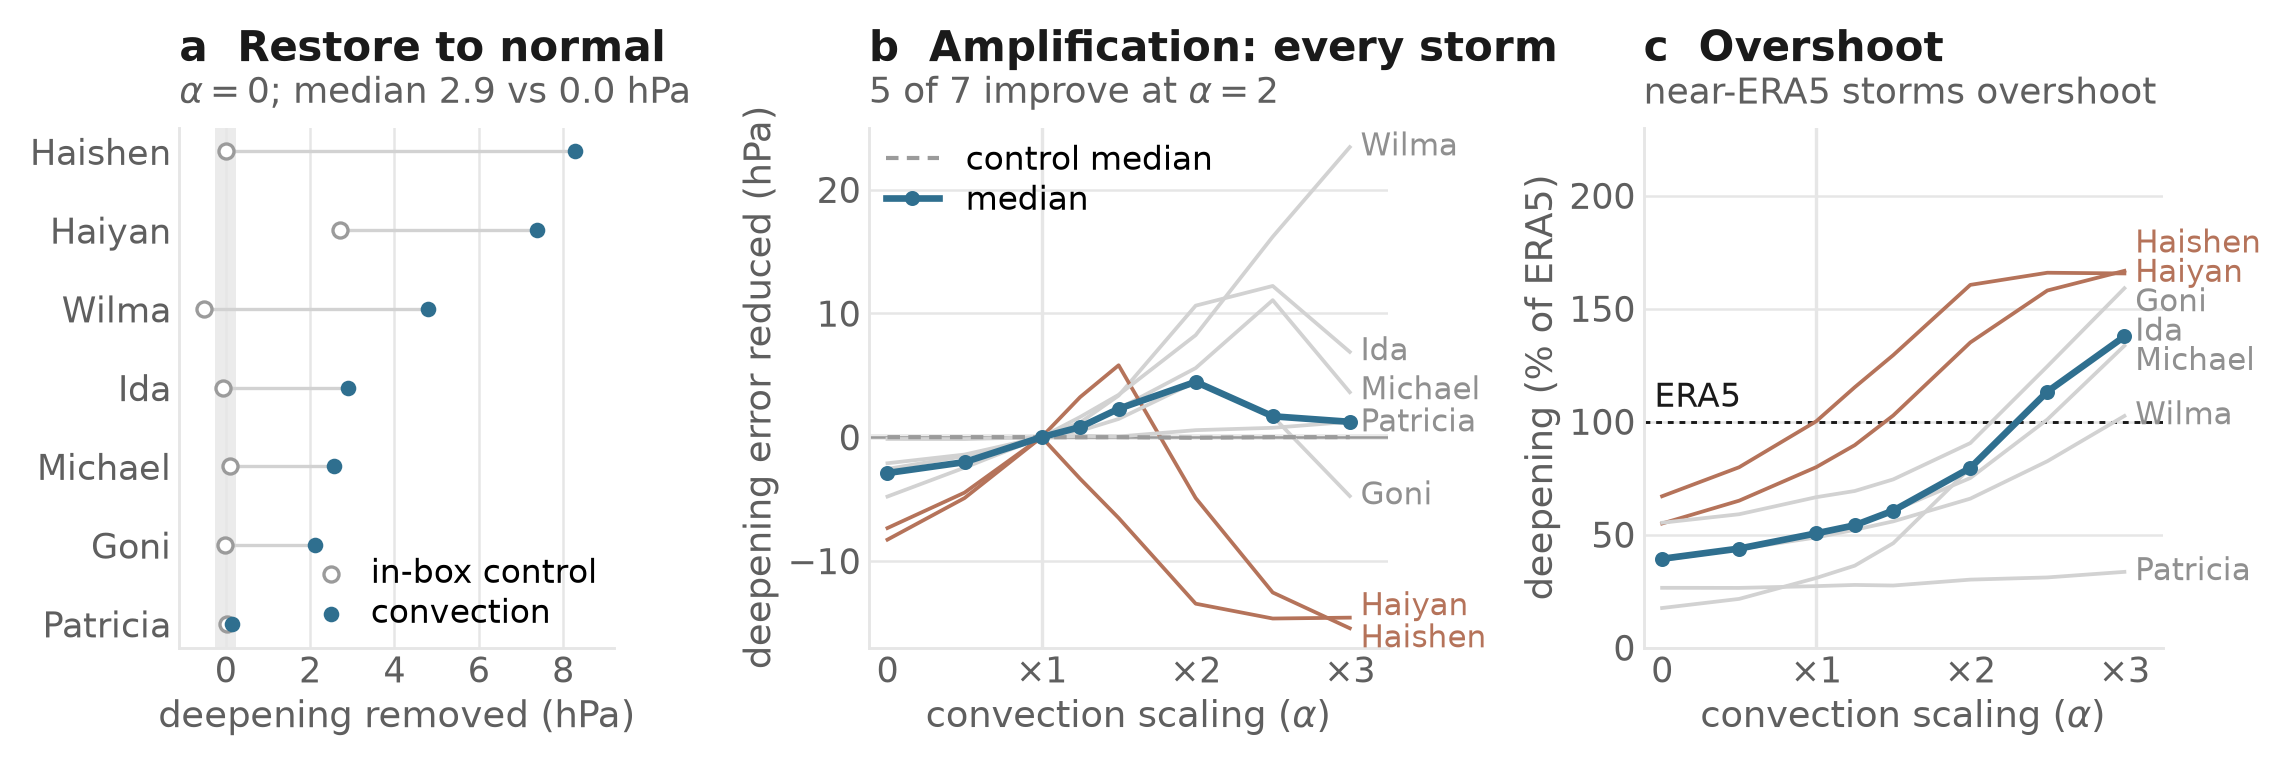

This figure's Python source:
"""Figure 2 rebuilt from the J1 controlled gain sweep (Rorqual H100, deterministic ops).

Every storm is drawn at every gain, against the in-box control at the same gain, so the
figure shows the outcome distribution rather than the best storm.

Data: results/skill/suff_ctl/rev_verdict.json (fb11347), floor from J4 (0.25 hPa).
Run from the repository root: python figures/main_claims/fig2_interventions.py

Outputs: figures/main_claims/fig2_interventions.{pdf,png}
"""
from __future__ import annotations

import json
import sys
from pathlib import Path

import matplotlib
matplotlib.use("Agg")
import matplotlib.pyplot as plt
import numpy as np

HERE = Path(__file__).resolve().parent
ROOT = HERE.parents[1]
sys.path.insert(0, str(ROOT / "figures"))
from paper_palette import BG, INK, MUTED, FAINT, GRIDC, BLUE, GREY, PALE

TITLE, SUB, TICK, LAB, NOTE = 10.0, 8.6, 8.4, 8.8, 8.0
SALMON = "#b5735a"   # storms that overshoot
CTRL = "#9b9b9b"

V = json.load(open(ROOT / "results/skill/suff_ctl/rev_verdict.json"))
M, FLOOR = V["metrics"], V["floor"]
STORMS = [s for s in M if not M[s]["nondev"]]
NICE = {"ida2021": "Ida", "michael2018": "Michael", "haishen2020": "Haishen",
        "goni2020": "Goni", "haiyan2013": "Haiyan", "patricia2015": "Patricia",
        "wilma2005": "Wilma"}
GAINS = [0, 0.5, 1, 1.25, 1.5, 2, 2.5, 3]
OVER = {"haishen2020", "haiyan2013"}

# data gate: seven developers, every arm present, finite, gain 1 is the baseline
assert len(STORMS) == 7, STORMS
for s in STORMS:
    a = M[s]["arms"]
    for g in GAINS:
        for arm in ("gain-%g" % g, "rand-gain-%g" % g):
            if arm == "rand-gain-1" and arm not in a:
                continue
            assert arm in a and np.isfinite(a[arm]["dep_err"]), (s, arm)
    assert a["gain-1"]["deepen"] == a["baseline"]["deepen"], s


def arm(s, g, ctl=False):
    a = M[s]["arms"]
    if g == 1:
        return a["baseline"]
    return a[("rand-gain-%g" if ctl else "gain-%g") % g]


def err_red(s, g, ctl=False):   # reduction in |deepening error| vs baseline, hPa
    return M[s]["arms"]["baseline"]["dep_err"] - arm(s, g, ctl)["dep_err"]


def pct_era(s, g):
    return 100 * arm(s, g)["deepen"] / M[s]["era_deepen"]


def dress(ax, title, sub, xlabel="", ylabel="", grid="y"):
    ax.set_facecolor(BG)
    ax.set_title(title, fontsize=TITLE, color=INK, weight="bold", pad=16, loc="left")
    ax.text(0, 1.03, sub, transform=ax.transAxes, fontsize=SUB, color=MUTED,
            ha="left", va="bottom")
    ax.set_xlabel(xlabel, fontsize=LAB, color=MUTED, labelpad=2)
    ax.set_ylabel(ylabel, fontsize=LAB, color=MUTED, labelpad=2)
    ax.tick_params(axis="both", labelsize=TICK, colors=MUTED, length=0, pad=2)
    for side in ("top", "right"):
        ax.spines[side].set_visible(False)
    for side in ("bottom", "left"):
        ax.spines[side].set_color(GRIDC); ax.spines[side].set_linewidth(.7)
    ax.grid(axis=grid, color=GRIDC, lw=.6, zorder=0)
    ax.set_axisbelow(True)


def gain_axis(ax):
    ax.set_xlim(-.12, 3.25); ax.set_xticks([0, 1, 2, 3], ["0", "×1", "×2", "×3"])
    ax.axvline(1, color=GRIDC, lw=.8, zorder=1)


def end_labels(ax, ends, minsep):
    """Label each storm at the right end of its line, spread apart by minsep (data units)."""
    ends = sorted(ends, key=lambda kv: kv[1])
    pos = [y for _, y in ends]
    for _ in range(50):
        for i in range(1, len(pos)):
            if pos[i] - pos[i - 1] < minsep:
                mid = (pos[i] + pos[i - 1]) / 2
                pos[i - 1], pos[i] = mid - minsep / 2, mid + minsep / 2
    for (s, _), y in zip(ends, pos):
        ax.text(GAINS[-1] + .07, y, NICE[s], fontsize=NOTE - .6, va="center", ha="left",
                color=SALMON if s in OVER else FAINT)


def figure2():
    fig, axes = plt.subplots(1, 3, figsize=(7.6, 2.75), facecolor=BG,
                             gridspec_kw=dict(width_ratios=[.92, 1.1, 1.1]))

    # a: restore to normal, treatment vs in-box control, per storm
    ax = axes[0]
    conv = np.array([arm(s, 0)["d_deepen"] for s in STORMS])
    ctrl = np.array([arm(s, 0, ctl=True)["d_deepen"] for s in STORMS])
    order = np.argsort(conv); y = np.arange(7)
    ax.axvspan(-FLOOR, FLOOR, color=GRIDC, alpha=.8, lw=0, zorder=1)
    for yi, i in zip(y, order):
        ax.plot([ctrl[i], conv[i]], [yi, yi], color=PALE, lw=.8, zorder=2)
    ax.scatter(ctrl[order], y, s=13, facecolor=BG, edgecolor=GREY, linewidth=.8,
               zorder=4, label="in-box control")
    ax.scatter(conv[order], y, s=14, color=BLUE, linewidth=0, zorder=4, label="convection")
    ax.set_yticks(y); ax.set_yticklabels([NICE[STORMS[i]] for i in order],
                                         fontsize=TICK, color=INK)
    ax.set_xlim(-1.1, 9.2); ax.set_xticks([0, 2, 4, 6, 8])
    dress(ax, "a  Restore to normal",
          "$\\alpha=0$; median %.1f vs %.1f hPa" % (np.median(conv), np.median(ctrl)),
          "deepening removed (hPa)", grid="x")
    ax.legend(frameon=False, fontsize=NOTE, loc="lower right", handletextpad=.2,
              labelspacing=.2, borderpad=0)

    # b: change in deepening error vs gain, every storm
    ax = axes[1]
    ax.axhspan(-FLOOR, FLOOR, color=GRIDC, alpha=.8, lw=0, zorder=1)
    ax.axhline(0, color=GREY, lw=.6, zorder=2)
    ends = []
    for s in STORMS:
        e = [err_red(s, g) for g in GAINS]
        ax.plot(GAINS, e, color=SALMON if s in OVER else PALE, lw=.9, zorder=3)
        ends.append((s, e[-1]))
    med = [np.median([err_red(s, g) for s in STORMS]) for g in GAINS]
    cmed = [np.median([err_red(s, g, ctl=True) for s in STORMS]) for g in GAINS]
    ax.plot(GAINS, cmed, color=CTRL, lw=1.0, ls=(0, (3, 2)), zorder=4, label="control median")
    ax.plot(GAINS, med, color=BLUE, lw=1.6, marker="o", ms=2.6, zorder=5, label="median")
    end_labels(ax, ends, 2.6)
    gain_axis(ax); ax.set_ylim(-17, 25)
    n2 = sum(err_red(s, 2) > FLOOR for s in STORMS)
    dress(ax, "b  Amplification: every storm",
          "%d of 7 improve at $\\alpha=2$" % n2,
          "convection scaling ($\\alpha$)", "deepening error reduced (hPa)")
    ax.legend(frameon=False, fontsize=NOTE, loc="upper left", handlelength=1.6,
              labelspacing=.2, borderpad=0)

    # c: deepening as a share of ERA5, showing the overshoots
    ax = axes[2]
    ax.axhline(100, color=INK, lw=.7, ls=(0, (2, 2)), zorder=2)
    ax.text(-.05, 103, "ERA5", fontsize=NOTE, color=INK, va="bottom")
    ends = []
    for s in STORMS:
        p = [pct_era(s, g) for g in GAINS]
        ax.plot(GAINS, p, color=SALMON if s in OVER else PALE, lw=.9, zorder=3)
        ends.append((s, p[-1]))
    end_labels(ax, ends, 13)
    pm = [np.median([pct_era(s, g) for s in STORMS]) for g in GAINS]
    ax.plot(GAINS, pm, color=BLUE, lw=1.6, marker="o", ms=2.6, zorder=5)
    gain_axis(ax); ax.set_ylim(0, 230); ax.set_yticks([0, 50, 100, 150, 200])
    dress(ax, "c  Overshoot",
          "near-ERA5 storms overshoot",
          "convection scaling ($\\alpha$)", "deepening (% of ERA5)")

    fig.subplots_adjust(left=.085, right=.955, top=.80, bottom=.17, wspace=.52)
    for ext, kw in (("pdf", {}), ("png", {"dpi": 300})):
        fig.savefig(HERE / f"fig2_interventions.{ext}", facecolor=BG,
                    bbox_inches="tight", **kw)
    plt.close(fig)
    print("a median", np.median(conv), np.median(ctrl))
    print("b median by gain", dict(zip(GAINS, np.round(med, 2))))
    print("b control median", dict(zip(GAINS, np.round(cmed, 2))))
    print("c median %ERA5", dict(zip(GAINS, np.round(pm, 0))))


if __name__ == "__main__":
    figure2()
